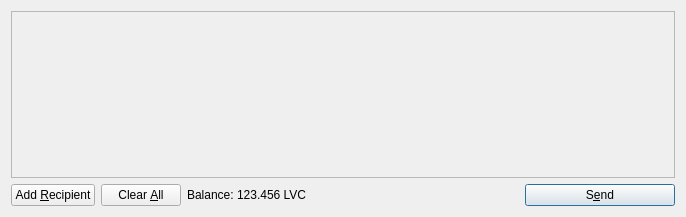
<?xml version="1.0" encoding="UTF-8"?>
<ui version="4.0">
 <class>SendCoinsDialog</class>
 <widget class="QDialog" name="SendCoinsDialog">
  <property name="geometry">
   <rect>
    <x>0</x>
    <y>0</y>
    <width>686</width>
    <height>217</height>
   </rect>
  </property>
  <property name="windowTitle">
   <string>Send Coins</string>
  </property>
  <layout class="QVBoxLayout" name="verticalLayout">
   <item>
    <widget class="QScrollArea" name="scrollArea">
     <property name="widgetResizable">
      <bool>true</bool>
     </property>
     <widget class="QWidget" name="scrollAreaWidgetContents">
      <property name="geometry">
       <rect>
        <x>0</x>
        <y>0</y>
        <width>666</width>
        <height>165</height>
       </rect>
      </property>
      <layout class="QVBoxLayout" name="verticalLayout_2">
       <property name="margin">
        <number>0</number>
       </property>
       <item>
        <layout class="QVBoxLayout" name="entries">
         <property name="spacing">
          <number>6</number>
         </property>
        </layout>
       </item>
       <item>
        <spacer name="verticalSpacer">
         <property name="orientation">
          <enum>Qt::Vertical</enum>
         </property>
         <property name="sizeHint" stdset="0">
          <size>
           <width>20</width>
           <height>40</height>
          </size>
         </property>
        </spacer>
       </item>
      </layout>
     </widget>
    </widget>
   </item>
   <item>
    <layout class="QHBoxLayout" name="horizontalLayout">
     <item>
      <widget class="QPushButton" name="addButton">
       <property name="toolTip">
        <string>Send to multiple recipients at once</string>
       </property>
       <property name="text">
        <string>Add &amp;Recipient</string>
       </property>
       <property name="icon">
        <iconset resource="../bitcoin.qrc">
         <normaloff>:/icons/add</normaloff>:/icons/add</iconset>
       </property>
       <property name="autoDefault">
        <bool>false</bool>
       </property>
      </widget>
     </item>
     <item>
      <widget class="QPushButton" name="clearButton">
       <property name="sizePolicy">
        <sizepolicy hsizetype="Minimum" vsizetype="Fixed">
         <horstretch>0</horstretch>
         <verstretch>0</verstretch>
        </sizepolicy>
       </property>
       <property name="toolTip">
        <string>Remove all transaction fields</string>
       </property>
       <property name="text">
        <string>Clear &amp;All</string>
       </property>
       <property name="icon">
        <iconset resource="../bitcoin.qrc">
         <normaloff>:/icons/remove</normaloff>:/icons/remove</iconset>
       </property>
       <property name="autoRepeatDelay">
        <number>300</number>
       </property>
       <property name="autoDefault">
        <bool>false</bool>
       </property>
      </widget>
     </item>
     <item>
      <layout class="QHBoxLayout" name="horizontalLayout_2">
       <property name="spacing">
        <number>3</number>
       </property>
       <item>
        <widget class="QLabel" name="label">
         <property name="text">
          <string>Balance:</string>
         </property>
        </widget>
       </item>
       <item>
        <widget class="QLabel" name="labelBalance">
         <property name="cursor">
          <cursorShape>IBeamCursor</cursorShape>
         </property>
         <property name="text">
          <string>123.456 LVC</string>
         </property>
         <property name="textInteractionFlags">
          <set>Qt::LinksAccessibleByMouse|Qt::TextSelectableByKeyboard|Qt::TextSelectableByMouse</set>
         </property>
        </widget>
       </item>
      </layout>
     </item>
     <item>
      <spacer name="horizontalSpacer">
       <property name="orientation">
        <enum>Qt::Horizontal</enum>
       </property>
       <property name="sizeHint" stdset="0">
        <size>
         <width>40</width>
         <height>20</height>
        </size>
       </property>
      </spacer>
     </item>
     <item>
      <widget class="QPushButton" name="sendButton">
       <property name="minimumSize">
        <size>
         <width>150</width>
         <height>0</height>
        </size>
       </property>
       <property name="toolTip">
        <string>Confirm the send action</string>
       </property>
       <property name="text">
        <string>S&amp;end</string>
       </property>
       <property name="icon">
        <iconset resource="../bitcoin.qrc">
         <normaloff>:/icons/send</normaloff>:/icons/send</iconset>
       </property>
       <property name="default">
        <bool>true</bool>
       </property>
      </widget>
     </item>
    </layout>
   </item>
  </layout>
 </widget>
 <resources>
  <include location="../bitcoin.qrc"/>
 </resources>
 <connections/>
</ui>
